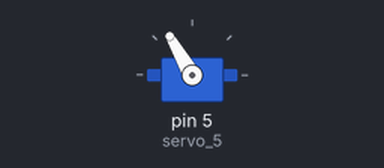
Bench run of a sketch on a simulated Arduino Uno, built with avr-gcc and run on an emulated ATmega328P. Shown: servo.

Above: at 0.05 s.
At 2.55 s:
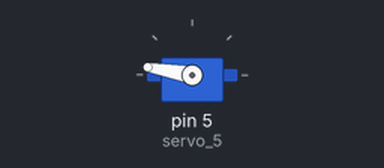
At 5.05 s:
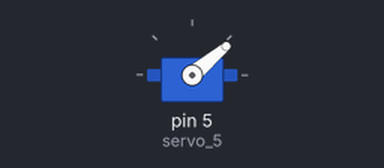
At 10.0 s:
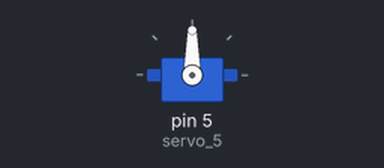
Timing chart, 0 to 13.0 s (numbered marks = the images above):
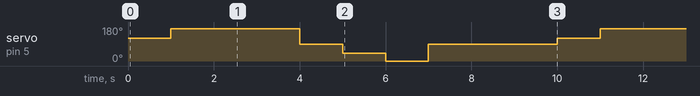

Measured:
- by itself, servo on pin 5 (servo_5): repeats every 10.0 s: 90° 1.0 s, 40° 1.0 s, 0° 1.0 s, 90° 3.0 s, 120° 1.0 s, 170° 3.0 s

The sketch:

servo_test1.ino
```cpp
#include <Servo.h>

Servo servo_5;

void setup()
{
  servo_5.attach(5, 500, 2500);

}

void loop()
{
  servo_5.write(90);
  servo_5.write(120);
  delay(1000); // Wait for 1000 millisecond(s)
  servo_5.write(170);
  delay(3000); // Wait for 3000 millisecond(s)
  servo_5.write(90);
  delay(1000); // Wait for 1000 millisecond(s)
  servo_5.write(40);
  delay(1000); // Wait for 1000 millisecond(s)
  servo_5.write(0);
  delay(1000); // Wait for 1000 millisecond(s)
  servo_5.write(90);
  delay(3000); // Wait for 3000 millisecond(s)
}
```
